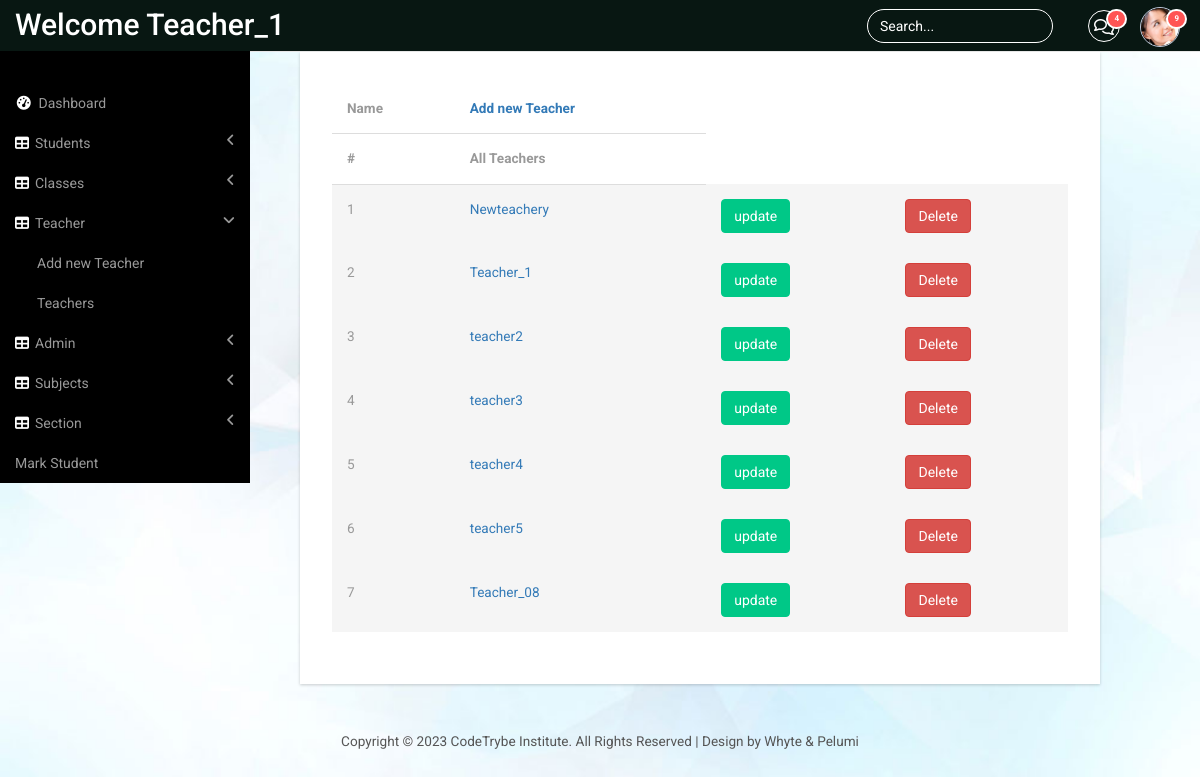
/tch_all (signed in), run on the app's committed database.
### panel/models.py (models this page shows)
class Teacher(models.Model):
    user = models.OneToOneField(User, on_delete=models.CASCADE)
    phone_number = models.CharField(max_length=20,default="+234-")
    email = models.EmailField(max_length=50)
    address = models.CharField(max_length=50,default="Default address")
    gender = models.CharField(max_length=40,default="male")
    role = models.CharField(max_length=20,default="teacher")
    def __str__(self):
        return self.user.username

### panel/views.py (the view)
# urls.py: path('tch_all',views.all_teachers, name='panel-alltch'),
@login_required
def all_teachers(request):
    teacher_list = Teacher.objects.all()
    return render(request, 'panel/all_teachers.html', {'teacher_list': teacher_list})

### panel/templates/panel/all_teachers.html (shortened to what this page needs)
{% extends "panel/base.html" %}
{% block content %}
<div class="content_bottom">
<div class="col-md-8 span_3">
<div class="bs-example1" data-example-id="contextual-table">
<table class="table">
    <thead>
    <tr>
        <th>Name</th>
        <th><a href="{%url 'panel-tchRegpage'%}"> Add new Teacher</a></th>
    </tr>
    <tr>
            <th>#</th>
            <th> All Teachers</th>
    </tr>
    </thead>
    <tbody>
        {% for teacher in  teacher_list %}
        <form action="{% url 'panel-uptch' teacher.id %}" method="get">
            <tr class="active">
                <td scope="row">{{ forloop.counter}} </td>
                <td scope="row"> <a href="{%url 'panel-view-teacher' teacher.id %}">{{teacher}}</a> </td>
                <td><button type="submit" class="btn btn-primary btn-md">update</button></td>
        </form>
        <form action="{% url 'panel-tchdel' teacher.id %}" method="post">
                <td><button type="submit" class="btn btn-danger btn-md">Delete</button></td>
        </form>
        {% endfor %}
    </tbody>
</table>
{% endblock %}

### panel/templates/panel/base.html (shortened to what this page needs)
{% load static%}
<!DOCTYPE HTML>
<html>
<head>
 <link href="{% static 'panel/bootstrap.min.css'%}" rel='stylesheet' type='text/css' />
<link href="{% static 'panel/style2.css'%}"rel='stylesheet' type='text/css' />
<link href="{% static 'panel/lines.css'%}" rel='stylesheet' type='text/css' />
<link href="{% static 'panel/font-awesome.css'%}" rel="stylesheet">
<link href="{% static 'panel/custom.css'%}"rel="stylesheet">
</head>
<body id="login">
<div id="wrapper">
        <nav class="top1 navbar navbar-default navbar-static-top" role="navigation" style="margin-bottom: 0">
            <div class="navbar-header">
                <a class="navbar-brand" href="#">Welcome {{user.username}}</a>
            </div>
            <ul class="nav navbar-nav navbar-right">
				<li class="dropdown">
	        		<a href="#" class="dropdown-toggle" data-toggle="dropdown" aria-expanded="false"><i class="fa fa-comments-o"></i><span class="badge">4</span></a>
	      		</li>
			    <li class="dropdown">
	        		<a href="#" class="dropdown-toggle avatar" data-toggle="dropdown"><img src="{% static 'images/1.png' %}"><span class="badge">9</span></a>
	      		</li>
			</ul>
			<form class="navbar-form navbar-right">
              <input type="text" class="form-control" value="Search..." onfocus="this.value = '';" onblur="if (this.value == '') {this.value = 'Search...';}">
            </form>
            <div class="navbar-default sidebar" role="navigation">
                <div class="sidebar-nav navbar-collapse">
                    <ul class="nav" id="side-menu">
                        <li>
                            <a href="{%url 'panel-adminpage' %}"><i class="fa fa-dashboard fa-fw nav_icon"></i>Dashboard</a>
                        </li>
                        <li>
                            <a href="#"><i class="fa fa-table nav_icon"></i>Students<span class="fa arrow"></span></a>
                        </li>
                        <li>
                            <a href="#"><i class="fa fa-table nav_icon"></i>Classes<span class="fa arrow"></span></a>
                        </li>
                        <li>
                            <a href="#"><i class="fa fa-table nav_icon"></i>Teacher<span class="fa arrow"></span></a>
                            <ul class="nav nav-second-level">
                                <li>
                                    <a href="{%url 'panel-tchRegpage'%}"> Add new Teacher</a>
                                </li>
                                <li>
                                    <a href="{%url 'panel-alltch'%}" > Teachers</a>
                                </li>
                            </ul>
                        </li>
                        <li>
                            <a href="#"><i class="fa fa-table nav_icon"></i>Admin<span class="fa arrow"></span></a>
                        </li>
                        <li>
                            <a href="#"><i class="fa fa-table nav_icon"></i>Subjects<span class="fa arrow"></span></a>
                        </li>
                        <li>
                            <a href="#"><i class="fa fa-table nav_icon"></i>Section<span class="fa arrow"></span></a>
                        </li>
                        						<li>
							<a href="{%url 'panel-allScore'%}"> Mark Student</a>
						</li>
                    </ul>
                </div>
            </div>
        </nav>
    </div>
    {% block content %}
    {% endblock %}
		</div>
       </div>
   </div>
 <div class="copy_layout login register">
      <p>Copyright &copy; 2023 CodeTrybe Institute. All Rights Reserved | Design by Whyte & Pelumi</p>
   </div>
</body>
</html>

### panel/static/panel/style2.css (style rules this page uses)
ul, ol { margin: 0; }
p { margin: 0; }
html, body { font-family: 'Roboto', sans-serif; font-size: 100%; background:#000; overflow-x: hidden; }
body a { transition:0.5s all; -webkit-transition:0.5s all; -moz-transition:0.5s all; -o-transition:0.5s all; -ms-transition:0.5s all; }
.navbar .navbar-nav li a { padding: 0 10px; line-height: 56px; position: relative; }
.navbar .navbar-nav li a i { border: 1px solid #fff; padding: 8px 0; width: 32px; text-align: center; -webkit-border-radius: 50em; -moz-border-radius: 50em; border-radius: 50em; color: #fff; height: 32px; }
.navbar .navbar-nav li .dropdown-toggle.avatar img { height: 40px; -webkit-border-radius: 50em; -moz-border-radius: 50em; border-radius: 50em; border: 1px solid #c0cadd; margin-top: -4px; }
.navbar .navbar-nav li a .badge { background: #ff5454; border: 2px solid white; position: absolute; top: 9px; right: 3px; font-size: 8px; line-height: 8px; padding: 4px 6px; -webkit-border-radius: 50em; -moz-border-radius: 50em; border-radius: 50em; min-width: 0; }
.navbar-default.sidebar { background-color: #000; font-family: 'Roboto', sans-serif; }
nav.top1.navbar.navbar-default.navbar-static-top { background-color:#081712;; font-family: 'Roboto', sans-serif; }
.navbar-default .navbar-brand { color: #fff !important; font-size: 30px; font-weight: 500; }
.navbar-right { margin-right: 10px !important; }
.navbar-right li { display:inline-block; }
i.nav_icon { color: #fff; margin-right:6px; }
.sidebar ul li a { color: #999; font-size:14px; }
.form-control { background: none !important; border: 1px solid #fff !important; border-radius: 20px !important; box-shadow: none !important; }
.navbar-form.navbar-right input[type="text"] { color: #fff; }
form.navbar-form.navbar-right { margin:9px 0 0 0; }
ul.nav.navbar-nav.navbar-right { height: 51px; }
.sidebar-nav.navbar-collapse { margin: 2em 0 0 0; }
.span_3 { padding:0; }
.content_bottom { margin-bottom:1em; width: 100%; margin-left: 300px; margin-bottom: 1em; }
.copy p, .copy_layout p { font-size:0.85em; color:#555; }
.map_container, #chart, .span_6, .col_2, .weather_list, .cal1, .skills-info, .stats-info, .r3_counter_box, .activity_box, .bs-example1, .cloud, .copy { -ms-box-shadow: 0 1px 3px 0px rgba(0, 0, 0, 0.2); -o-box-shadow: 0 1px 3px 0px rgba(0, 0, 0, 0.2); -moz-box-shadow: 0 1px 3px 0px rgba(0, 0, 0, 0.2); -webkit-box-shadow: 0 1px 3px 0px rgba(0, 0, 0, 0.2); box-shadow: 0 1px 3px 0px rgba(0, 0, 0, 0.2); }
.table > thead > tr > th, .table > tbody > tr > th, .table > tfoot > tr > th, .table > thead > tr > td, .table > tbody > tr > td, .table > tfoot > tr > td { border-top: none !important; }
.btn-primary { background-color: rgb(0, 200, 135) !important; border-color: rgb(0, 200, 135) !important; color: #fff; }
.bs-example1 { background:#fff; padding:2em; }
span.badge { min-width: 3rem; padding: 2px 9px; text-align: center; font-size: 0.85; line-height: inherit; color: #fff; position: absolute; right:38px; -webkit-box-sizing: border-box; -moz-box-sizing: border-box; box-sizing: border-box; border-radius: 2px; }
.table > thead > tr > th, .table > tbody > tr > th, .table > tfoot > tr > th, .table > thead > tr > td, .table > tbody > tr > td, .table > tfoot > tr > td { font-size: 0.85em; color: #999; }
.table td, .table>tbody>tr>td, .table>tbody>tr>th, .table>tfoot>tr>td, .table>tfoot>tr>th, .table>thead>tr>td, .table>thead>tr>th { padding:15px !important; }
.table > thead > tr > th { border-bottom: 1px solid #ddd !important; }
.copy_layout { padding:1.5em 0; background:#fff; text-align:center; margin: 4em 0 0em 0; }
.login { background:none; padding:0; margin:11em 0 0 0; height: 100vh; }
.register { margin:2em 0 0 0; }
body#login { background: url(../images/bg.jpg)no-repeat; background-size:cover; -webkit-background-size:cover; -moz-background-size:cover; -o-background-size:cover; -ms-background-size:cover; height: 100vh; display: flex; flex-direction: column; }

### static/panel/custom.css (style rules this page uses)
#wrapper { width: 100%; }
.sidebar .sidebar-nav.navbar-collapse { padding-right: 0; padding-left: 0; }
.sidebar .arrow { float: right; }
.sidebar .fa.arrow:before { content: "\f104"; }
.sidebar .active>a>.fa.arrow:before { content: "\f107"; }
.sidebar .nav-second-level li, .sidebar .nav-third-level li { border-bottom: 0!important; }
.sidebar .nav-second-level li a { padding-left: 37px; }
@media (min-width:768px) { .sidebar { z-index: 1; position: absolute; width: 250px; margin-top: 51px; } }

### data on the page
Teacher: user.username "Newteachery"
Teacher: user.username "Teacher_1"
Teacher: user.username "teacher2"
Teacher: user.username "teacher3"
Teacher: user.username "teacher4"
Teacher: user.username "teacher5"
Teacher: user.username "Teacher_08"

### other printed values
{{ user.username }} "Teacher_1"
